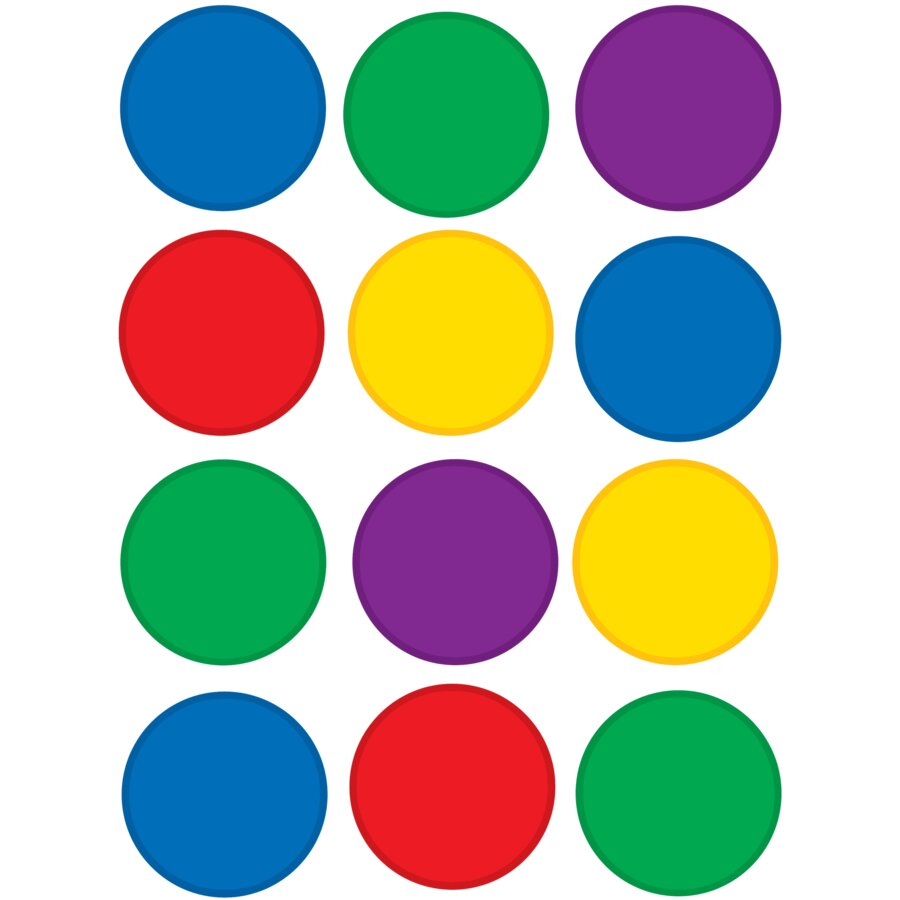
#> input picture OpenCV/Circulos.jpg, 900 x 900 px
$ python CornerDetection.py
#> lines starting #> are read from the running program, lines starting #| are printed output that depends on the picture; after the words box and inside, x2 and y2 are one past the last pixel; in counts of white or black regions, pixels touching at a corner belong together
"""
https://stackoverflow.com/questions/72851576/corner-detection-in-opencv
"""

import numpy as np
import cv2 as cv
import cv2
import math

# function to compute distance between 2 points
def distance(pt1, pt2):
    (x1, y1), (x2, y2) = pt1, pt2
    dist = math.sqrt( (x2 - x1)**2 + (y2 - y1)**2 )
    return dist


img = cv.imread('Circulos.jpg')
#> img is the input picture: shape (900, 900, 3); mean B, G, R 175.8, 186, 179.5
#img = cv2.imread('sudoku.jpg')

gray = cv.cvtColor(img,cv.COLOR_BGR2GRAY)
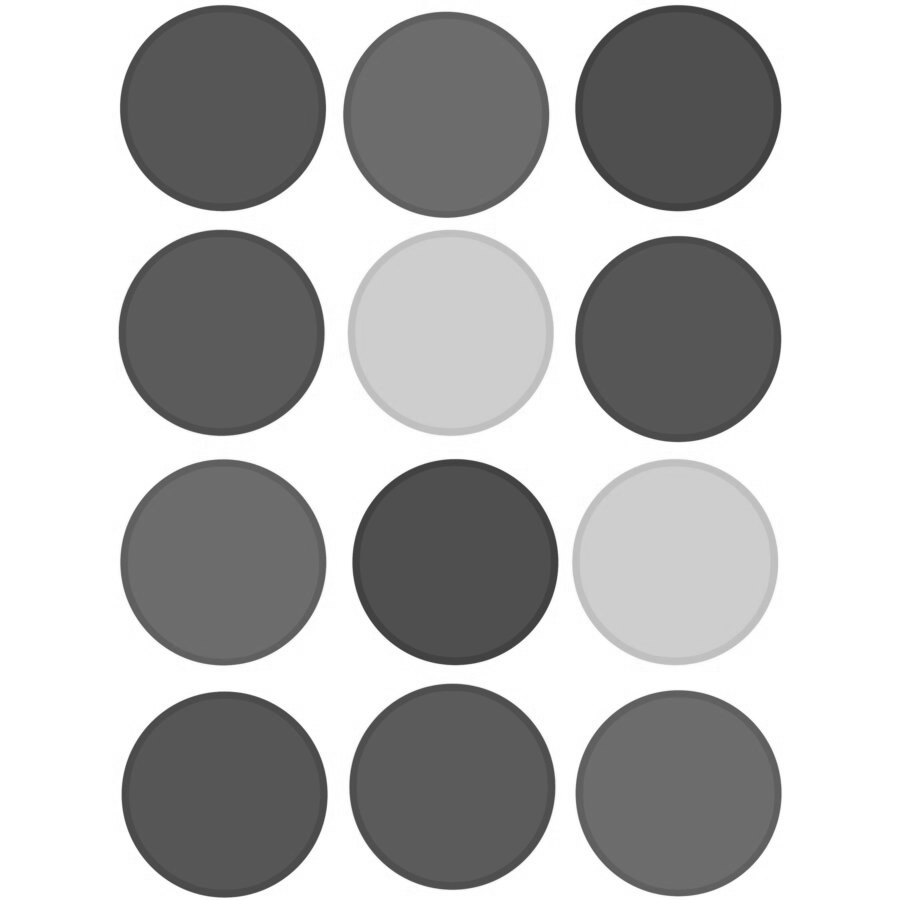
#> gray: shape (900, 900); min 52, max 255, mean 183
gray = cv2.blur(gray, (3, 3))
gray = np.float32(gray)

dst = cv.cornerHarris(gray,2,3,0.04)
#dst = cv.cornerHarris(gray,5,3,0.04)

#result is dilated for marking the corners, not important
dst = cv.dilate(dst,None)


# visualize the corners
mask = np.zeros_like(gray)
mask[dst>0.01*dst.max()] = 255

# storing coordinate positions of all points in a list
coordinates = np.argwhere(mask)
coor_list = coordinates.tolist()

# points beyond this threshold are preserved
thresh = 20

# Threshold for an optimal value, it may vary depending on the image (Original Algorithm)
# draw final corners
img3 = img.copy()
img2 = img.copy()
img[dst>0.01*dst.max()]=[0,0,255]
#> img: shape (900, 900, 3); 2.39% of pixels changed, all inside (x1, y1, x2, y2) = (116, 1, 786, 900)

print (len(coor_list))
cv.imshow('dst',img)

#if cv.waitKey(0) & 0xff == 27:
#    exit()


#
coor_list_2 = coor_list.copy()

# iterate for every 2 points
i = 1
for pt1 in coor_list:
    for pt2 in coor_list[i::1]:
#        if(distance(pt1, pt2) < thresh):
        if(False):
          # to avoid removing a point if already removed
          try:
            coor_list_2.remove(pt2)
          except:
            pass
    i+=1


for pt in coor_list_2:
    img2 = cv2.circle(img2, tuple(reversed(pt)), 3, (0, 0, 255), -1)
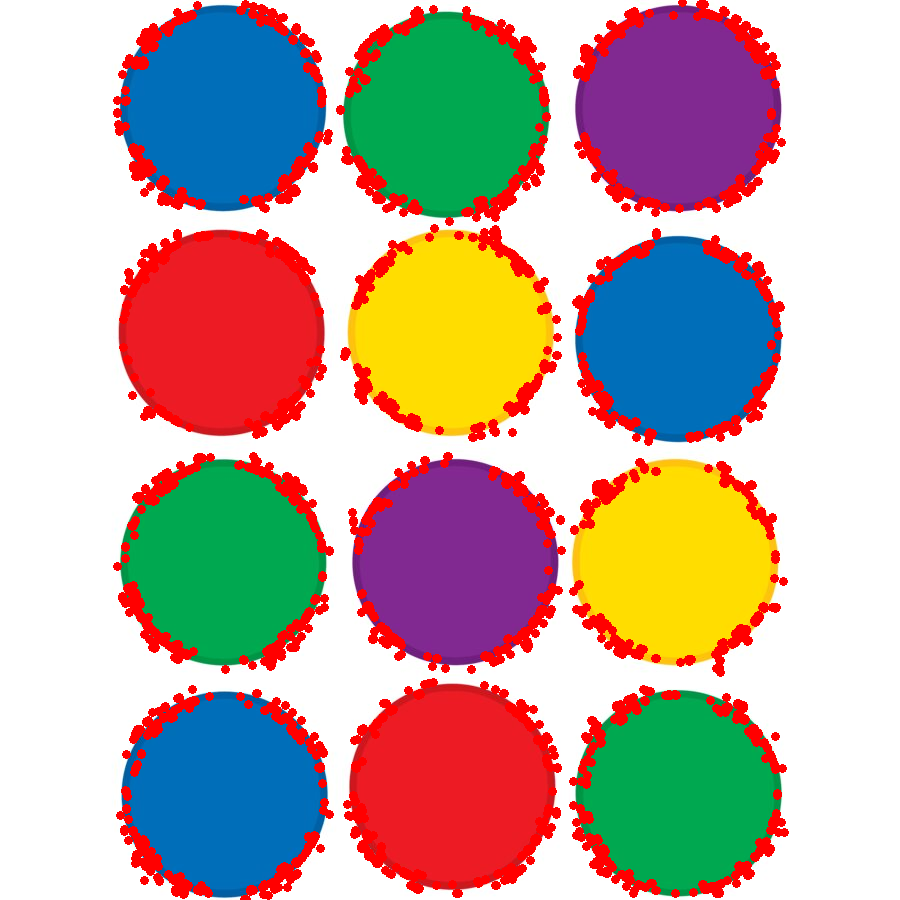
#> img2: shape (900, 900, 3); mean B, G, R 161.5, 170.6, 189.7


print (len(coor_list_2))
cv.imshow('dst2',img2)


gray = cv.cvtColor(img3,cv.COLOR_BGR2GRAY)
# find Harris corners
gray = np.float32(gray)
dst = cv.cornerHarris(gray,2,3,0.04)
dst = cv.dilate(dst,None)
ret, dst = cv.threshold(dst,0.01*dst.max(),255,0)
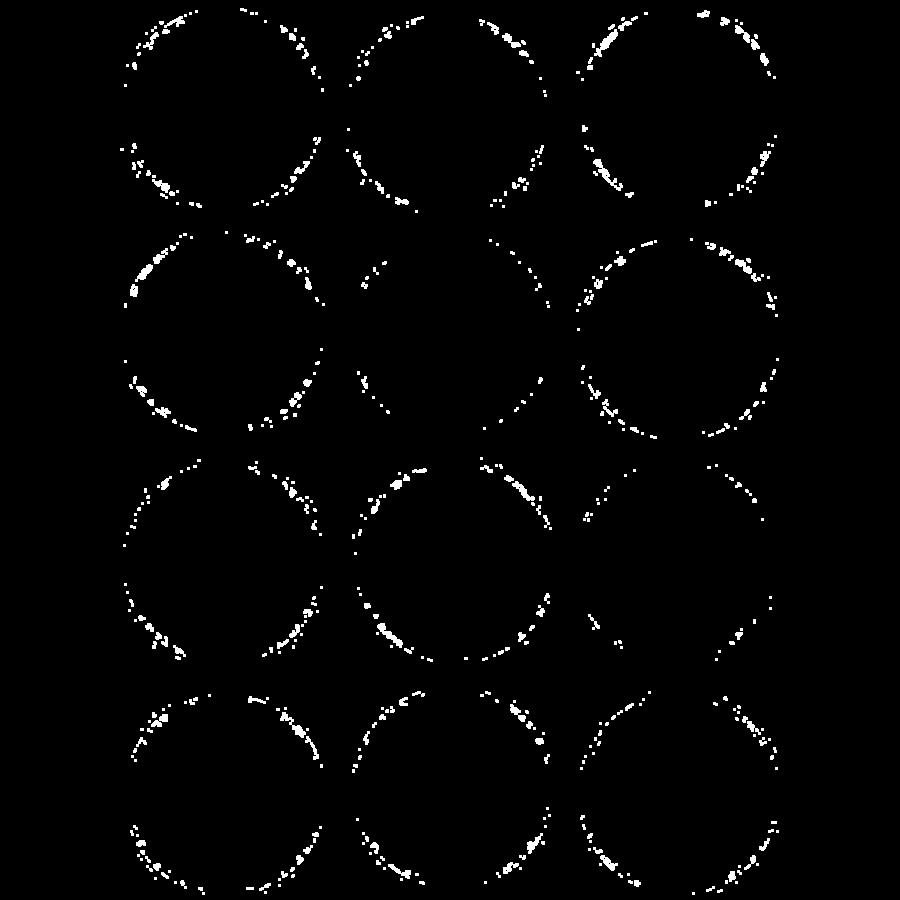
#> dst: shape (900, 900) float32; 1.8% white; 564 white regions (354 under 20 px), largest, box (x1, y1, x2, y2) and area: (593, 159, 623, 191) 235, (594, 29, 618, 57) 219, (377, 623, 403, 648) 200
#> ret = 58.19
dst = np.uint8(dst)

# find centroids
ret, labels, stats, centroids = cv.connectedComponentsWithStats(dst)
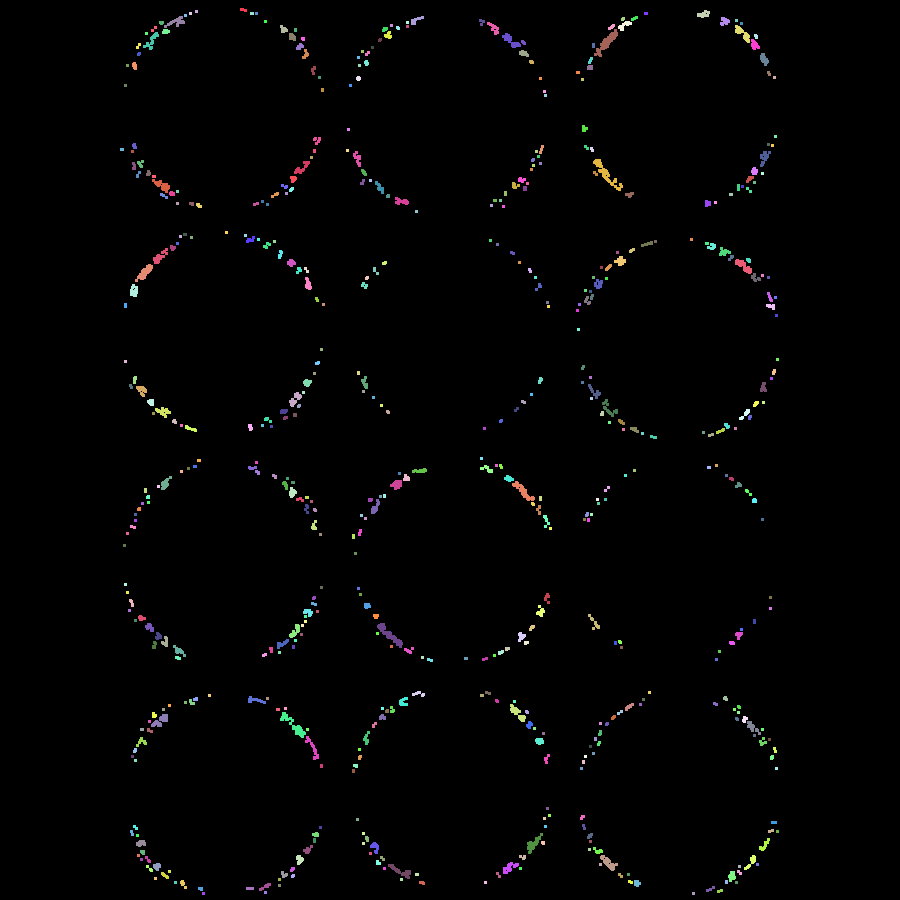
#> labels: shape (900, 900) int32; 565 distinct labels, from 0 to 564; one colour per label, 0 black
#> ret = 565; stats = 565 rows, first 6: [0, 0, 900, 900, 795475], [240, 8, 7, 4, 21], [195, 10, 3, 3, 9], [697, 10, 13, 8, 68], [189, 12, 3, 3, 9], [250, 12, 4, 3, 12]; centroids = 565 pairs, first value 121.5 to 777, second value 9.43 to 893

# define the criteria to stop and refine the corners
criteria = (cv.TERM_CRITERIA_EPS + cv.TERM_CRITERIA_MAX_ITER, 100, 0.001)
corners = cv.cornerSubPix(gray,np.float32(centroids),(5,5),(-1,-1),criteria)
#> corners = 565 pairs, first value 121.5 to 778, second value 8.87 to 894.7

# Now draw them
res = np.hstack((centroids,corners))
#> res = 565 rows, first 6: [449.7, 449.6, 449.7, 449.6], [243, 9.43, 243, 9.43], [196, 11, 192.8, 9], [703.3, 13.81, 707.8, 9.13], [190, 13, 189.5, 10.06], [251.5, 13, 251.9, 8.87]
res = np.intp(res)
#> res = 565 rows, first 6: [449, 449, 449, 449], [243, 9, 243, 9], [196, 11, 192, 8], [703, 13, 707, 9], [190, 13, 189, 10], [251, 13, 251, 8]
print (len(res))
#| 565
# [5 lines of commented-out code are left out]

for pt in corners:
    img3 = cv2.circle(img3, tuple(int(num) for num in pt), 3, (255, 0, 255), -1)
#> this loop made 565 passes
#> pt on passes 1 to 3: [449.7, 449.6], [243, 9.43], [192.8, 9]
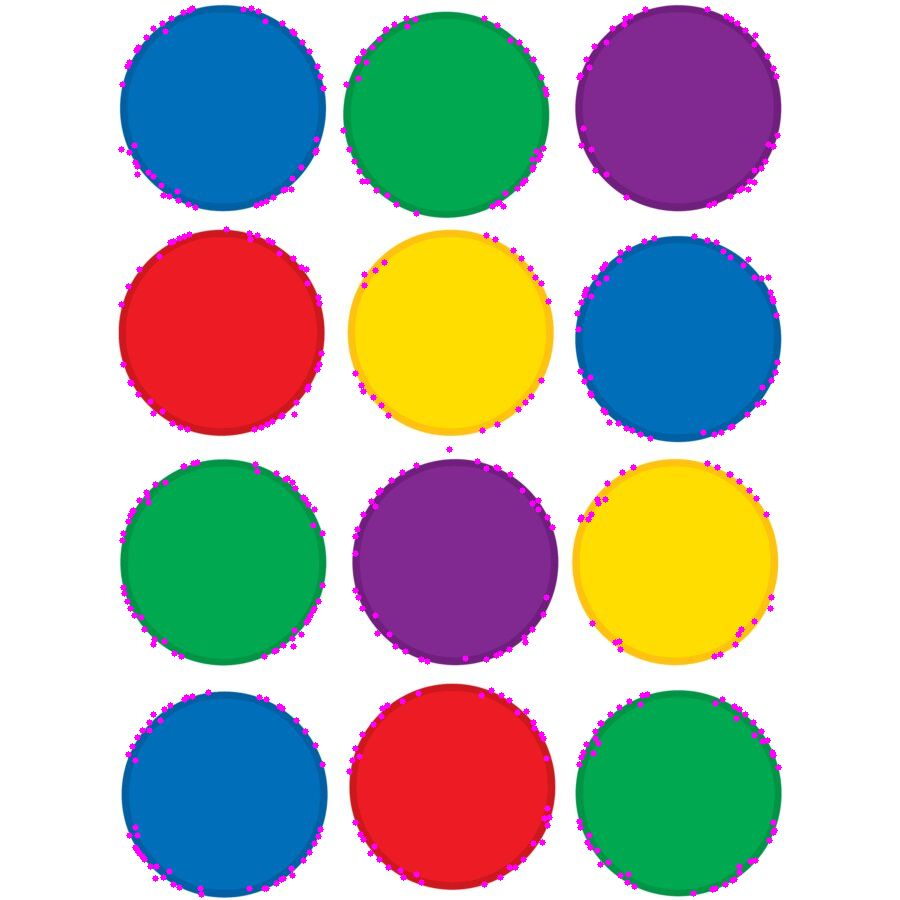
#> img3: shape (900, 900, 3); mean B, G, R 177.6, 182.9, 181.3


#cv.imwrite('subpixel5.png',img)
cv.imshow('dst3',img3)

if cv.waitKey(0) & 0xff == 27:
#> (key Esc is pressed here)
    cv.destroyAllWindows()

$ run again, with OpenCV/Bichos.jpg copied over OpenCV/Circulos.jpg
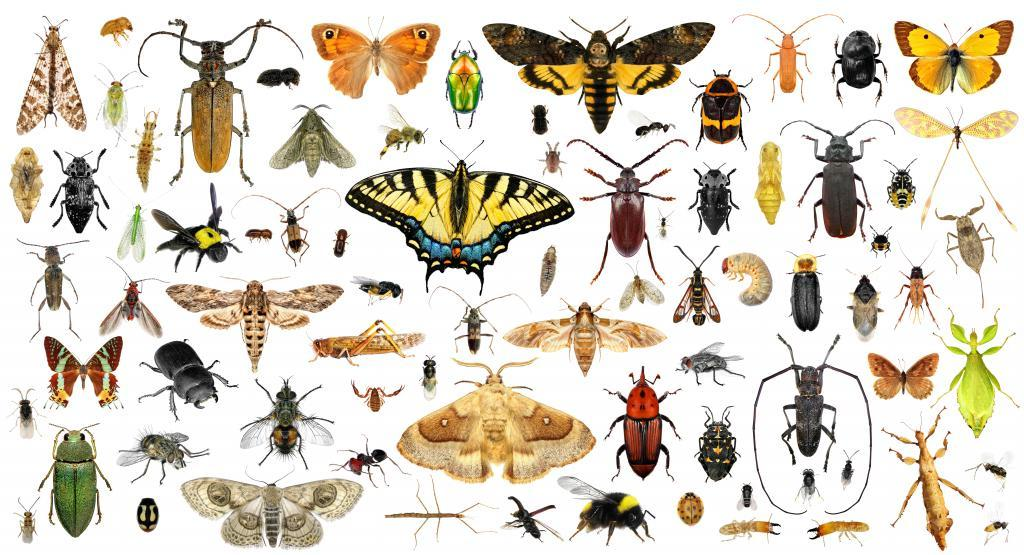
#> input picture OpenCV/Bichos.jpg, 1024 x 555 px
#> img is the input picture: shape (555, 1024, 3); mean B, G, R 195.8, 209.4, 216.9
#> img: shape (555, 1024, 3); 7.52% of pixels changed, all inside (x1, y1, x2, y2) = (16, 18, 1017, 553)
#> `ret, dst = cv.threshold(dst,0.01*dst.max(),255,0)`:
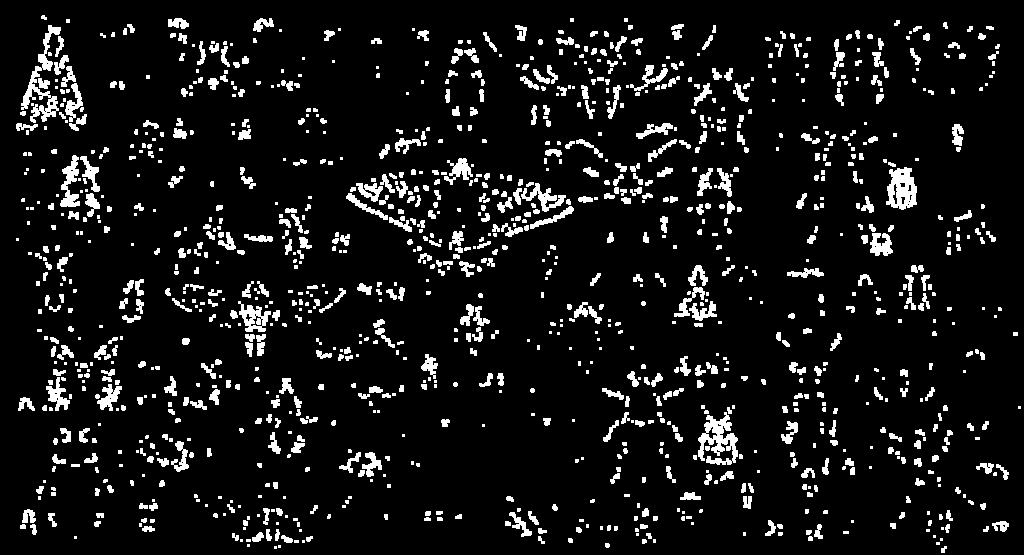
#> dst: shape (555, 1024) float32; 8.7% white; 1227 white regions (530 under 20 px), largest, box (x1, y1, x2, y2) and area: (698, 412, 738, 465) 1078, (21, 25, 61, 123) 1070, (886, 167, 917, 210) 895
#> `ret, dst = cv.threshold(dst,0.01*dst.max(),255,0)`: ret = 2706758.4
#> labels: shape (555, 1024) int32; 1228 distinct labels, from 0 to 1227
#> `ret, labels, stats, centroids = cv.connectedComponentsWithStats(dst)`: ret = 1228; stats = 1228 rows, first 6: [0, 0, 1024, 555, 519153], [41, 15, 6, 5, 22], [66, 19, 4, 4, 16], [168, 18, 21, 11, 159], [253, 18, 21, 14, 164], [570, 18, 4, 4, 16]; centroids = 1228 pairs, first value 17 to 1019, second value 17.09 to 549.1
#> corners = 1228 pairs, first value 16.32 to 1018.5, second value 15.32 to 550.8
#> `res = np.hstack((centroids,corners))`: res = 1228 rows, first 6: [514.2, 278.1, 511.6, 279.4], [43.45, 17.09, 43.4, 15.32], [67.5, 20.5, 65.93, 18.6], [177.7, 22.87, 175, 22.88], [262.3, 23.97, 262.3, 23.97], [571.5, 19.5, 569.6, 17.72]
#> `res = np.intp(res)`: res = 1228 rows, first 6: [514, 278, 511, 279], [43, 17, 43, 15], [67, 20, 65, 18], [177, 22, 175, 22], [262, 23, 262, 23], [571, 19, 569, 17]
#| 1228
#> the loop `for pt in corners:` made 1228 passes
#> pt on passes 1 to 3: [511.6, 279.4], [43.4, 15.32], [65.93, 18.6]
#> after the loop `for pt in corners:`:
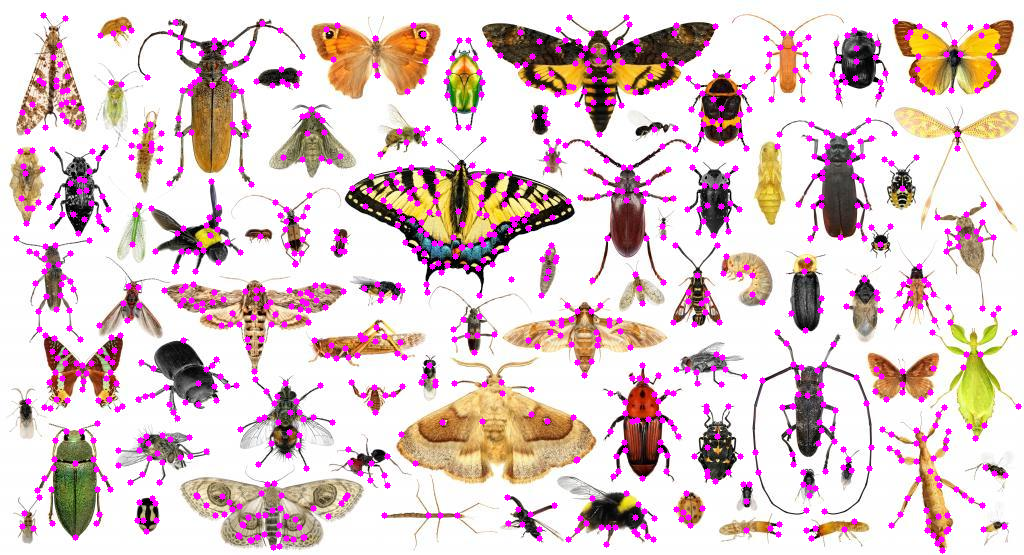
#> img3: shape (555, 1024, 3); mean B, G, R 202.9, 199.9, 222
